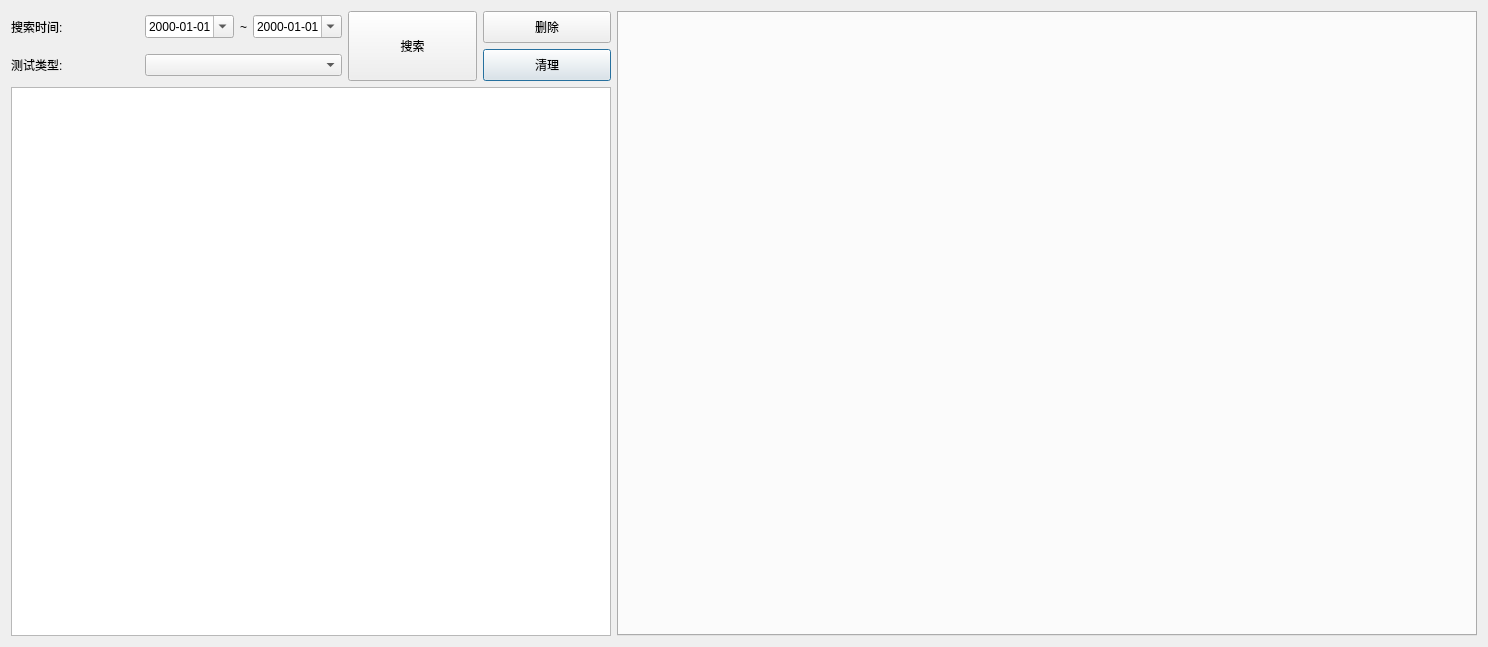
<?xml version="1.0" encoding="UTF-8"?>
<ui version="4.0">
 <class>AutomateTestResultDialog</class>
 <widget class="QDialog" name="AutomateTestResultDialog">
  <property name="geometry">
   <rect>
    <x>0</x>
    <y>0</y>
    <width>1488</width>
    <height>647</height>
   </rect>
  </property>
  <property name="minimumSize">
   <size>
    <width>1488</width>
    <height>647</height>
   </size>
  </property>
  <property name="windowTitle">
   <string>测试结果</string>
  </property>
  <layout class="QHBoxLayout" name="horizontalLayout_2" stretch="0,1">
   <item>
    <layout class="QVBoxLayout" name="verticalLayout">
     <item>
      <layout class="QGridLayout" name="gridLayout">
       <item row="1" column="0">
        <widget class="QLabel" name="label_2">
         <property name="text">
          <string>测试类型:</string>
         </property>
        </widget>
       </item>
       <item row="1" column="1">
        <widget class="QComboBox" name="testType"/>
       </item>
       <item row="1" column="3">
        <widget class="QPushButton" name="finishing">
         <property name="minimumSize">
          <size>
           <width>120</width>
           <height>32</height>
          </size>
         </property>
         <property name="text">
          <string>清理</string>
         </property>
        </widget>
       </item>
       <item row="0" column="0">
        <widget class="QLabel" name="label">
         <property name="text">
          <string>搜索时间:</string>
         </property>
        </widget>
       </item>
       <item row="0" column="2" rowspan="2">
        <widget class="QPushButton" name="search">
         <property name="sizePolicy">
          <sizepolicy hsizetype="Minimum" vsizetype="Expanding">
           <horstretch>0</horstretch>
           <verstretch>0</verstretch>
          </sizepolicy>
         </property>
         <property name="minimumSize">
          <size>
           <width>120</width>
           <height>32</height>
          </size>
         </property>
         <property name="text">
          <string>搜索</string>
         </property>
        </widget>
       </item>
       <item row="0" column="3">
        <widget class="QPushButton" name="remove">
         <property name="minimumSize">
          <size>
           <width>120</width>
           <height>32</height>
          </size>
         </property>
         <property name="text">
          <string>删除</string>
         </property>
        </widget>
       </item>
       <item row="0" column="1">
        <layout class="QHBoxLayout" name="horizontalLayout_3">
         <item>
          <widget class="QDateEdit" name="beginDate">
           <property name="displayFormat">
            <string>yyyy-MM-dd</string>
           </property>
           <property name="calendarPopup">
            <bool>true</bool>
           </property>
          </widget>
         </item>
         <item>
          <widget class="QLabel" name="label_3">
           <property name="text">
            <string>~</string>
           </property>
          </widget>
         </item>
         <item>
          <widget class="QDateEdit" name="endDate">
           <property name="displayFormat">
            <string>yyyy-MM-dd</string>
           </property>
           <property name="calendarPopup">
            <bool>true</bool>
           </property>
          </widget>
         </item>
        </layout>
       </item>
      </layout>
     </item>
     <item>
      <widget class="QTableView" name="tableView">
       <property name="minimumSize">
        <size>
         <width>600</width>
         <height>0</height>
        </size>
       </property>
      </widget>
     </item>
    </layout>
   </item>
   <item>
    <widget class="QTabWidget" name="resultPage"/>
   </item>
  </layout>
 </widget>
 <resources/>
 <connections/>
</ui>
